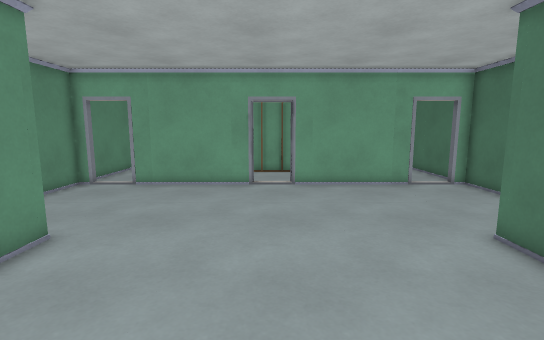
[1] (above)

16 first-person views from a walk through a Godot game level. The camera is 1.4 m above the floor, tilts 8° down and sees 85° across. Doors that lead somewhere are drawn open, without their leaves. The floor is counted in squares, 0.5 m on a side. Each view is taken from the middle of a square. On the plan, view 1 faces up. The plan holds only what a view shows up to about 20 squares ahead; the rest is blank. The place goes on beyond the plan. Surface patterns are stand-ins for the level's own textures.

[2]
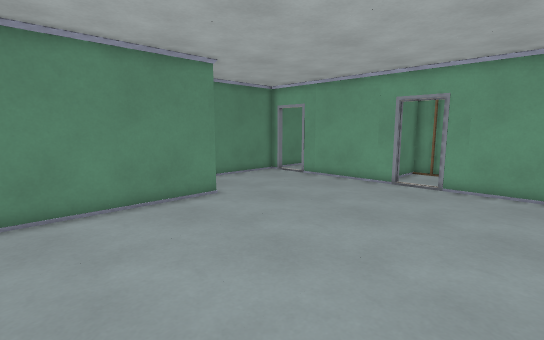

[3]
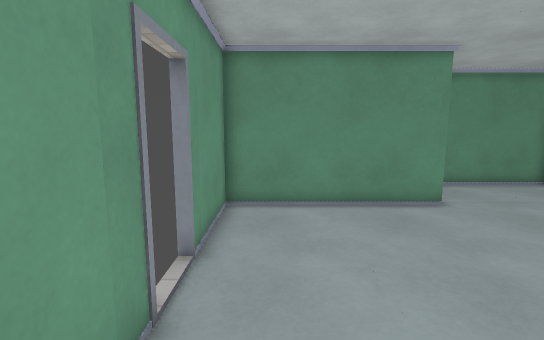

[4]
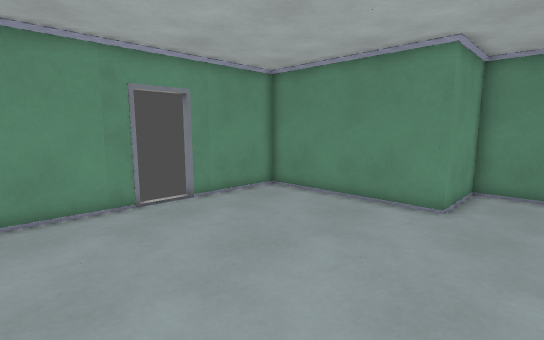

[5]
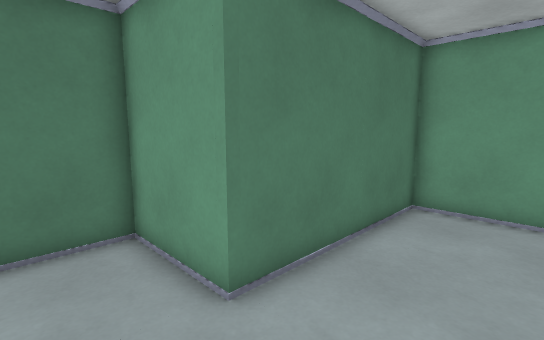

[6]
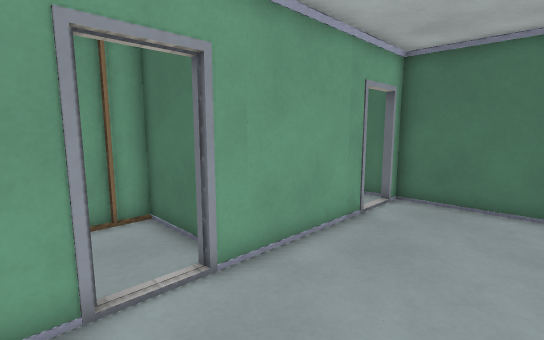

[7]
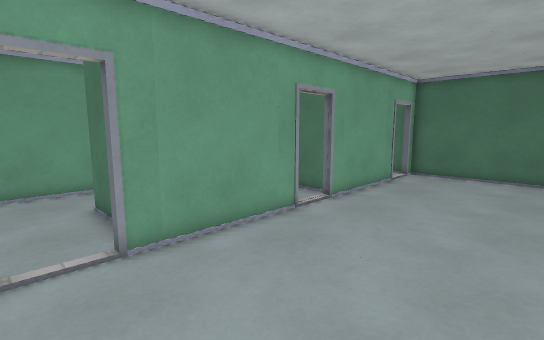

[8]
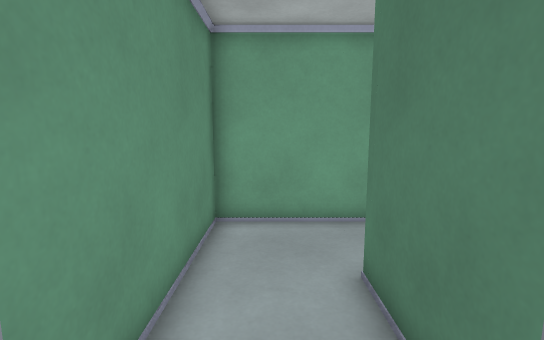

[9]
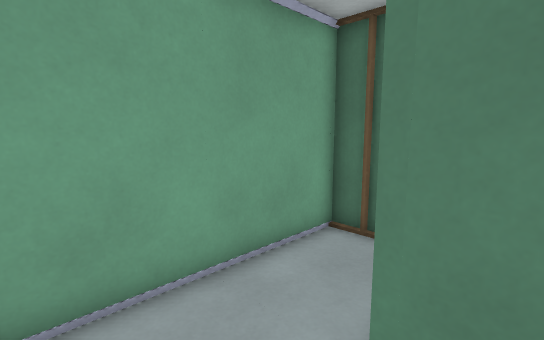

[10]
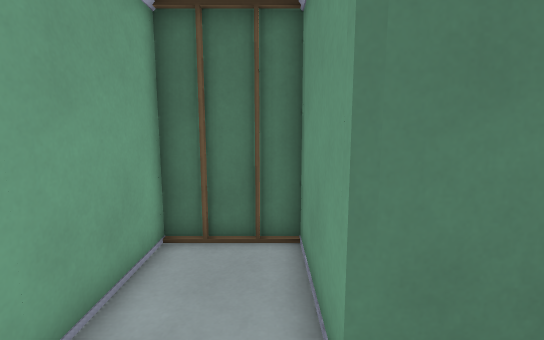

[11]
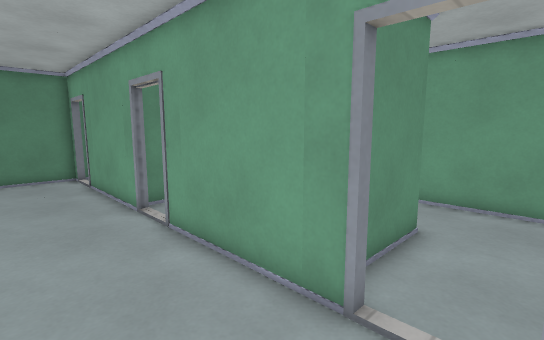

[12]
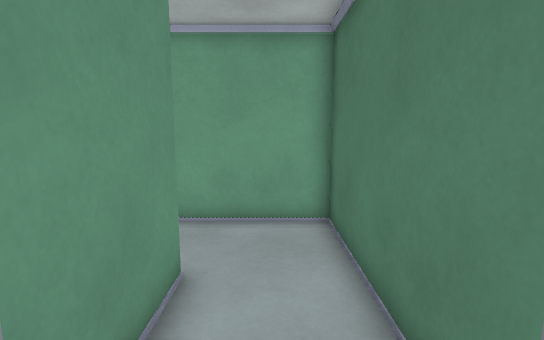

[13]
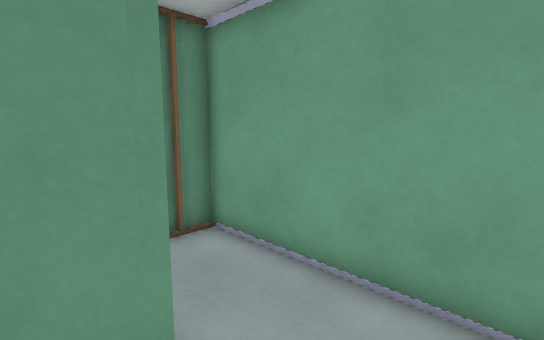

[14]
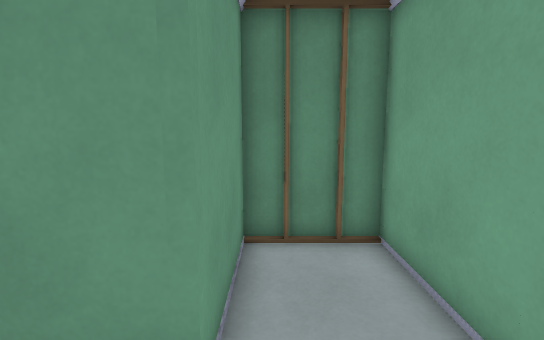

[15]
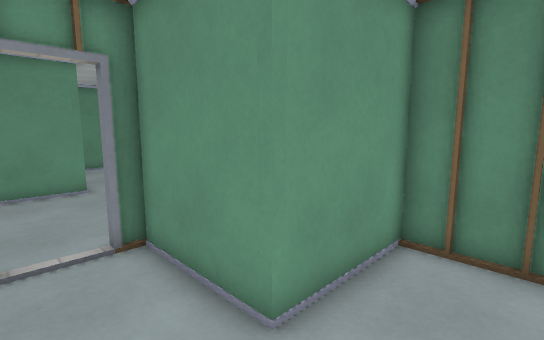

[16]
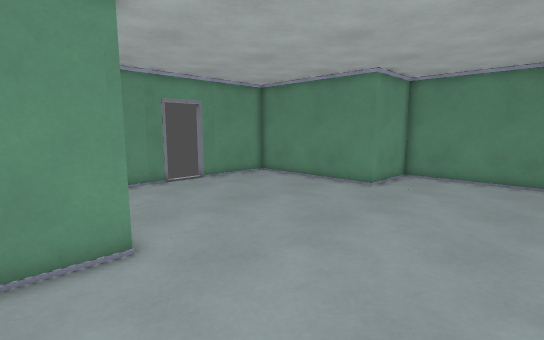

### Floor plan
Ten units are one square. View 1 is at (0, 0); x grows to the right and y downward. Boxes are objects, and circles mark ways between rooms. Rooms are numbered by the first view taken in them; rooms with no view inside come last. Other rooms are left out.
<svg viewBox="-102 -232 204 247">
<path fill="none" stroke="#000" d="M-10 -147 -71 -147M9 7 57 7 57 -73 97 -73 97 -147 89 -147M70 -147 9 -147M-90 -147 -97 -147 -97 -73 -57 -73 -57 7 -9 7M-63 -156 -63 -193 -17 -193M-18 -192 -18 -227 -97 -227 -97 -151M-90 -151 -90 -147M70 -151 70 -147M17 -193 63 -193 63 -148 69 -148M97 -152 97 -227 18 -227 18 -192M17 -155 17 -192 -17 -192 -17 -152"/>
<circle cx="-80" cy="-150" r="3" fill="#2a7"/>
<circle cx="80" cy="-150" r="3" fill="#2a7"/>
<circle cx="0" cy="-150" r="3" fill="#2a7"/>
<text x="0" y="-80">1</text>
<text x="-70" y="-200">2</text>
<text x="70" y="-200">3</text>
<text x="0" y="-170">4</text>
</svg>
Room 1 opens to room 2. Room 1 opens to room 3. Room 1 opens to room 4.

Where each view was taken, in squares from view 1:
view 1: 0 up, 0 right, facing up
view 2: 0 up, 5 right, facing up-left
view 3: 1 up, 5 right, facing left
view 4: 10 up, 5 right, facing down-left
view 5: 10 up, 2 right, facing down-right
view 6: 10 up, 2 left, facing up-right
view 7: 8 up, 9 left, facing up-right
view 8: 14 up, 8 left, facing up
view 9: 18 up, 9 left, facing up-right
view 10: 20 up, 9 left, facing right
view 11: 11 up, 9 right, facing up-left
view 12: 14 up, 8 right, facing up
view 13: 18 up, 9 right, facing up-left
view 14: 20 up, 9 right, facing left
view 15: 22 up, 9 right, facing down-left
view 16: 14 up, 8 right, facing down-left
